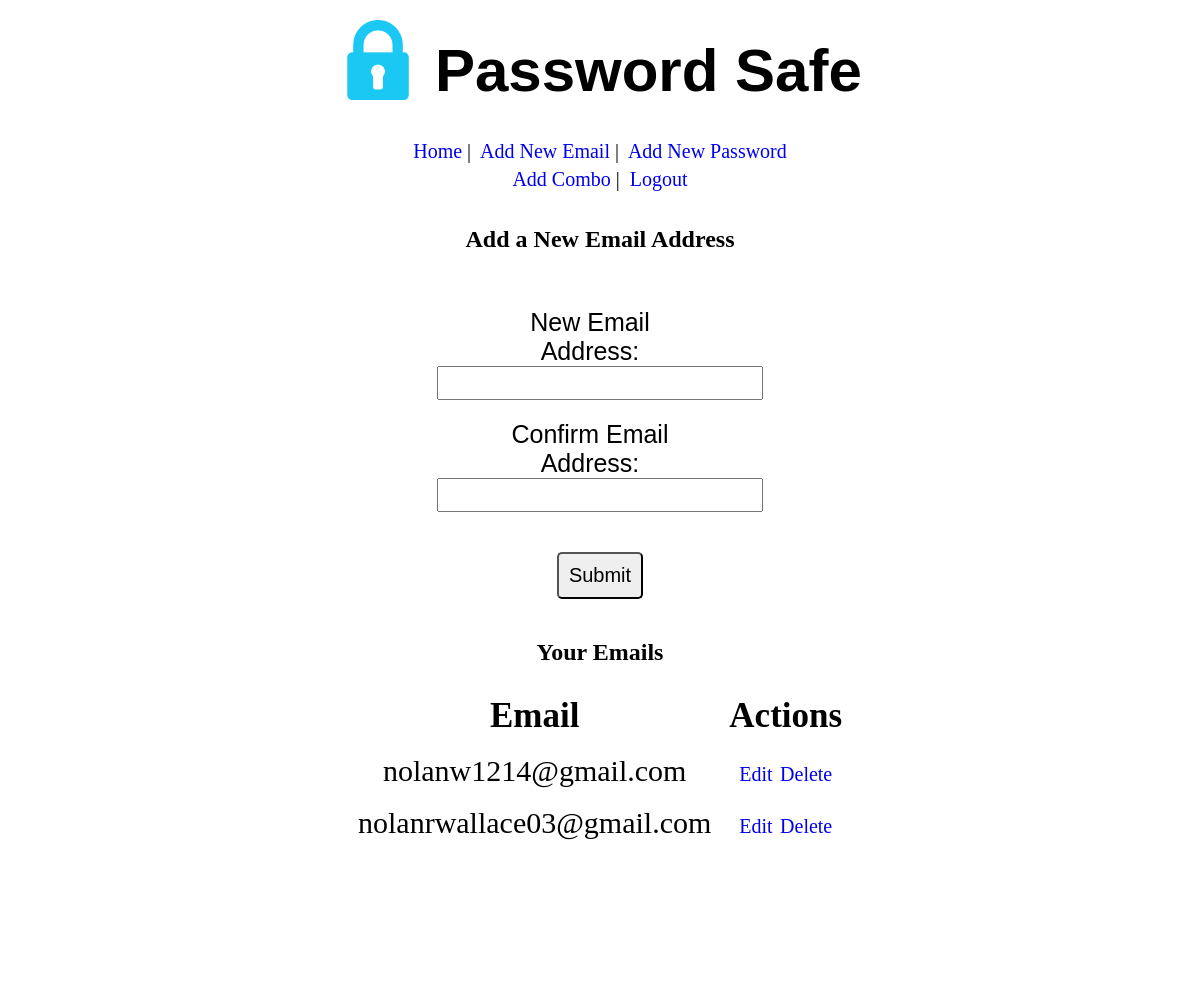
/add/email (signed in), run on an earlier commit of the app's database.
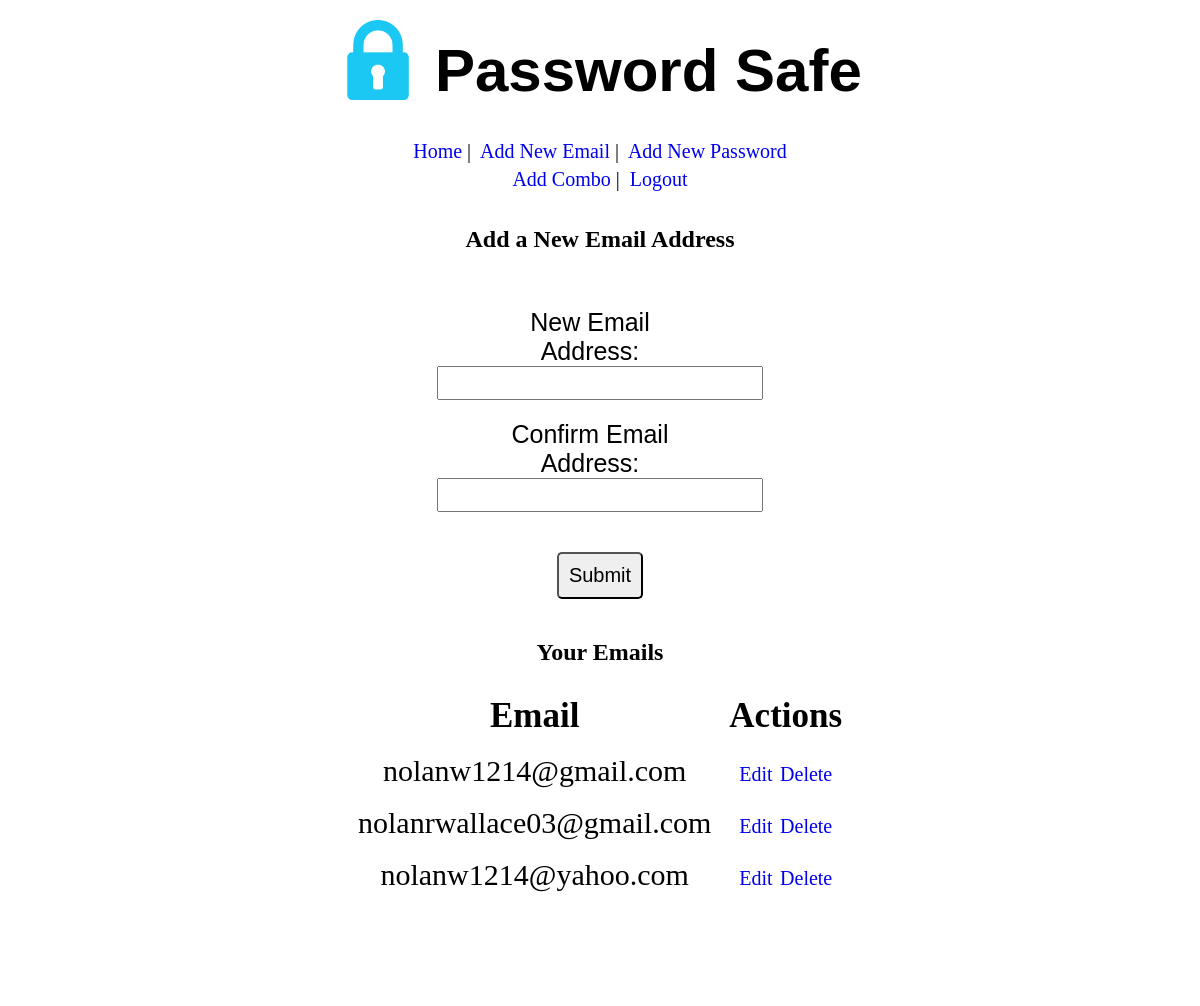
And on a later commit of the database.
### client/models/email_model.py (models this page shows)
class Emails(models.Model):
    email = models.EmailField()
    user = models.ForeignKey(User, related_name='emails', on_delete=models.CASCADE)
    created = models.DateTimeField(auto_now_add=True)
    updated = models.DateTimeField(auto_now=True)
    objects = EmailManager()

### client/views/email_views.py (the view)
# urls.py: path('add/email', email_views.add_email, name='add_email'),
def add_email(request):
    if 'user_id' not in request.session:
        messages.error(request, "Must be logged in to access")
        return redirect('/login')
    current_user = User.objects.get(id=request.session['user_id'])
    context = {
        'all_emails' : current_user.emails.all()
    }
    return render(request, 'new_email.html', context)

### client/templates/new_email.html (shortened to what this page needs)
<!DOCTYPE html>
<html lang="en">
<head>
    {% load static %}
    <link rel="stylesheet" href="{% static 'css/new_email.css' %}">
</head>
<body>
    <div id='wrapper'>
        <div class="header">
            {% load static %}
                <h1 class='title' >
                    <img src="{% static 'images/vaultlogo.png' %}" alt="vault"
                    style="position: relative; bottom: 15px;">
                    Password Safe
                </h1>
                <div class="nav_bar1">
                    <a href="{% url 'home' %}" class='navbar_link'>Home</a> |&nbsp;
                    <a href="{% url 'add_email' %}" class='navbar_link'>Add New Email</a> |&nbsp;
                    <a href="{% url 'add_password' %}" class='navbar_link'>Add New Password</a>
                </div>
                <div class="nav_bar2">
                    <a href="{% url 'add_combo' %}" class='navbar_link'>Add Combo</a> |&nbsp;
                    <a href="{% url 'logout' %}" class='navbar_link'>Logout</a>
                </div>
        </div>
        <div class='middle_col'>
            <h2>Add a New Email Address</h2>
            <div class='form'>
                <form action="{% url 'new_email' %}" method="POST">
                    <div class='form_row'>
                        <label for="email">New Email Address:</label>
                        <input type="email" name="email" id="">
                    </div>
                    <div class='form_row'>
                        <label for="confirm_email">Confirm Email Address:</label>
                        <input type="email" name="confirm_email" id="">
                    </div>
                    <input type="submit" value="Submit" class='form_button'>
                </form>
                {% if all_emails %}
                <h2>Your Emails</h2>
                <table>
                    <th>Email</th>
                    <th>Actions</th>
                    {% for email in all_emails %}
                    <tr>
                        <td>
                            {{email.email}}
                        </td>
                        <td>
                            <a href="{% url 'edit_email' email.id %}">Edit</a>
                            <a href="{% url 'delete_email' email.id %}">Delete</a>
                        </td>
                    </tr>
                {% endfor %}
            </table>
            {% endif %}
            </div>
        </div>
    </div>
</body>
</html>

### client/static/css/new_email.css (style rules this page uses)
* { margin: 0px; padding: 0px; }
@media only screen and (min-width: 1025px) { #wrapper { width: 100vw; height: 100vh; margin: auto; background-color: rgb(255, 255, 255); } }
@media only screen and (min-width: 1025px) { .header { background-color: rgb(255, 255, 255); padding: 15px; margin: auto; padding-top: 35px; } }
@media only screen and (min-width: 1025px) { img { width: 80px; height: 80px; display: inline-block; margin: auto; vertical-align: middle; } }
@media only screen and (min-width: 1025px) { .nav_bar1 { width: 100%; margin: auto; margin-top: 5px; text-align: center; font-size: 20px; display: block; max-width: 100%; padding-top: 20px; } }
@media only screen and (min-width: 1025px) { .nav_bar2 { width: 100%; margin: auto; margin-top: 5px; text-align: center; font-size: 20px; display: block; max-width: 100%; } }
@media only screen and (min-width: 1025px) { a { text-decoration: none; font-size: 20px; margin-top: 40px; } }
@media only screen and (min-width: 1025px) { .middle_col { width: 70%; background-color: white; margin: auto; height: 100vh; } }
@media only screen and (min-width: 1025px) { .title { margin:auto; text-align: center; font-size: 60px; font-family: Arial, Helvetica, sans-serif; } }
@media only screen and (min-width: 1025px) { .form { width: 60%; margin:auto; text-align: center; padding: 15px; } }
@media only screen and (min-width: 1025px) { h2 { text-align: center; padding: 20px; } }
@media only screen and (min-width: 1025px) { .form_row { display: block; margin: 20px; } }
@media only screen and (min-width: 1025px) { label { display: inline-block; margin-right: 20px; font-size: 25px; font-family: Arial, Helvetica, sans-serif; width: 40% } }
@media only screen and (min-width: 1025px) { input { display: inline-block; height: 30px; font-size: 25px; } }
@media only screen and (min-width: 1025px) { .form_button { height: fit-content; margin-top: 20px; padding: 10px; border-radius: 5px; margin-bottom: 20px; font-size: 20px; } }
@media only screen and (min-width: 1025px) { table { margin: auto; max-width: 100%; max-height: 100%; } }
@media only screen and (min-width: 1025px) { td { font-size: 30px; width: fit-content; padding:8px; max-width: 100%; } }
@media only screen and (min-width: 1025px) { th { width: fit-content; font-size: 35px; padding: 8px; max-width: 100%; } }

What changed in the data, as far as the page shows it:
added Emails: email "nolanw1214@yahoo.com"
